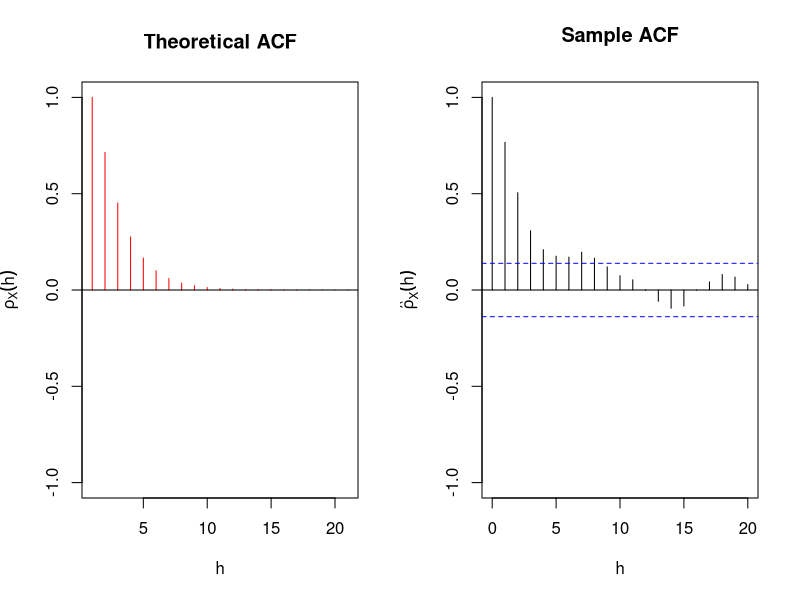
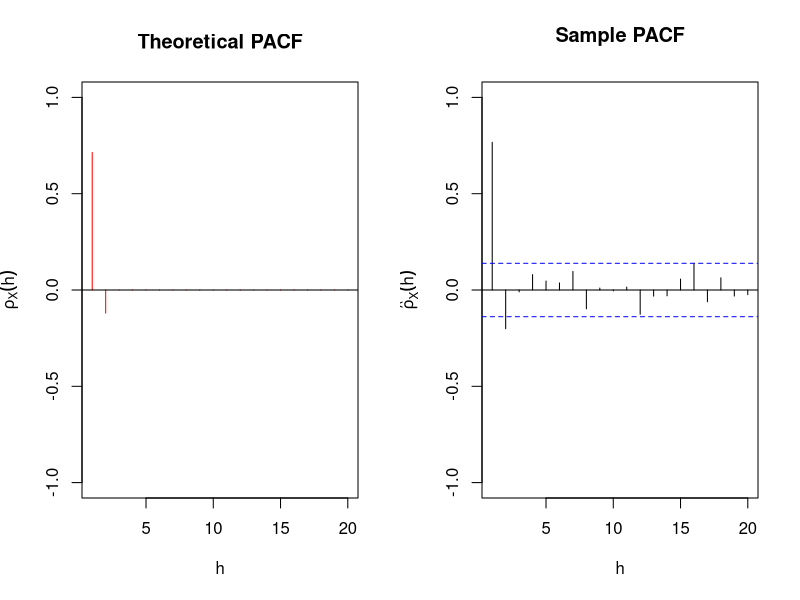

These figures' R source, in order:
## ---- chunk 1
knitr::opts_chunk$set(echo = TRUE)
## ---- chunk 2
polyroot(c(1,-0.8,0.12))
## ---- chunk 3
set.seed(1234)
ar2 <- arima.sim(model = list(ar = c(0.8,-0.12),sd = 1),n = 200)
## ---- chunk 4
theo_acf <- ARMAacf(ar = c(0.8,-0.12),lag.max = 20, pacf = FALSE)
op <- par(mfrow = c(1,2))
plot(theo_acf,type = "h",ylim = c(-1,1),
main = "Theoretical ACF",
col = "red",
ylab = expression(rho[X](h)), xlab = "h")
abline(h = 0) 
acf(ar2,lag.max = 20,
main = "Sample ACF",
ylim = c(-1,1),
xlab = "h",
ylab = expression(hat(rho)[X](h)))
## ---- chunk 5
theo_pacf <- ARMAacf(ar = c(0.8,-0.12),lag.max = 20, pacf = TRUE)
op <- par(mfrow = c(1,2))
plot(theo_pacf,type = "h",ylim = c(-1,1),
main = "Theoretical PACF",
col = "red",
ylab = expression(rho[X](h)), xlab = "h")
abline(h = 0)
pacf(ar2,lag.max = 20,
main = "Sample PACF",
ylim = c(-1,1),
xlab = "h",
ylab = expression(hat(rho)[X](h)))
